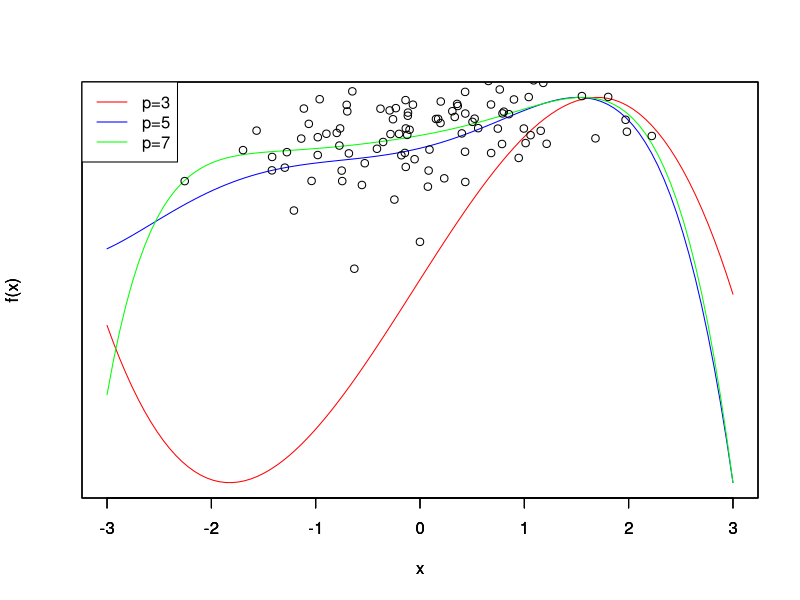
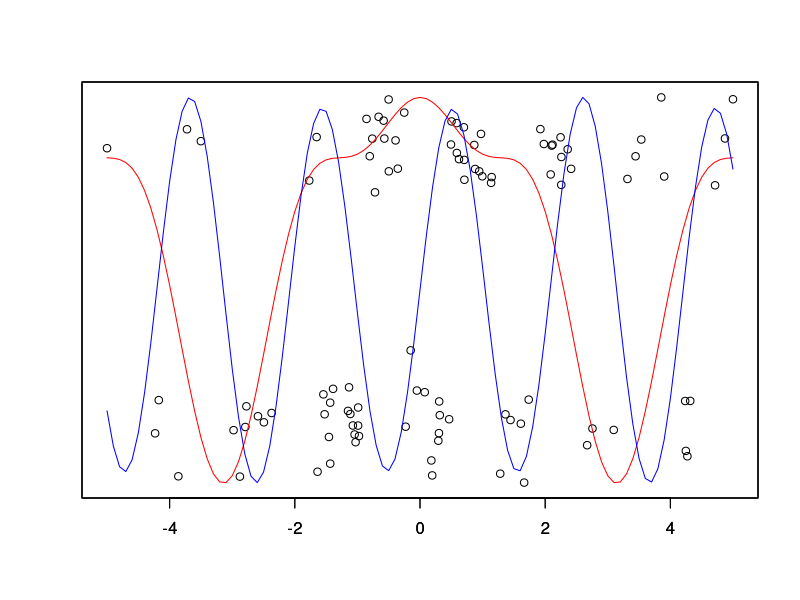
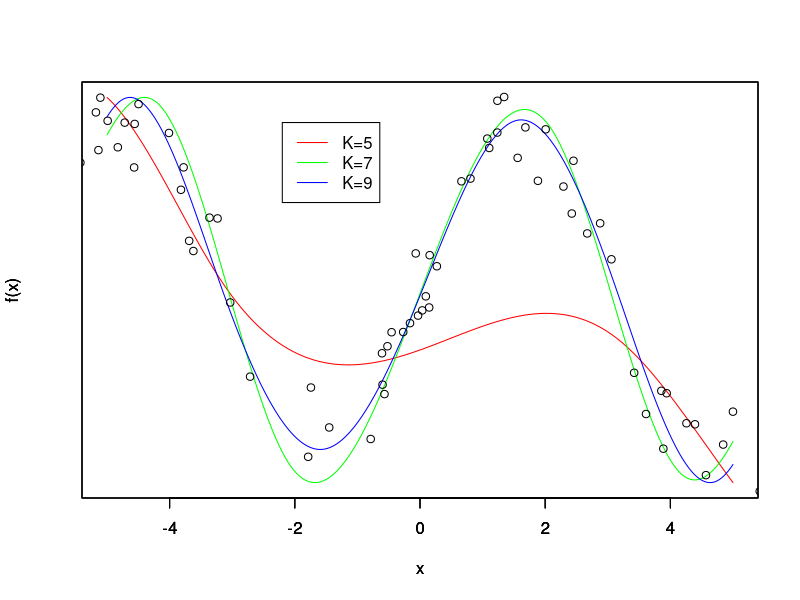
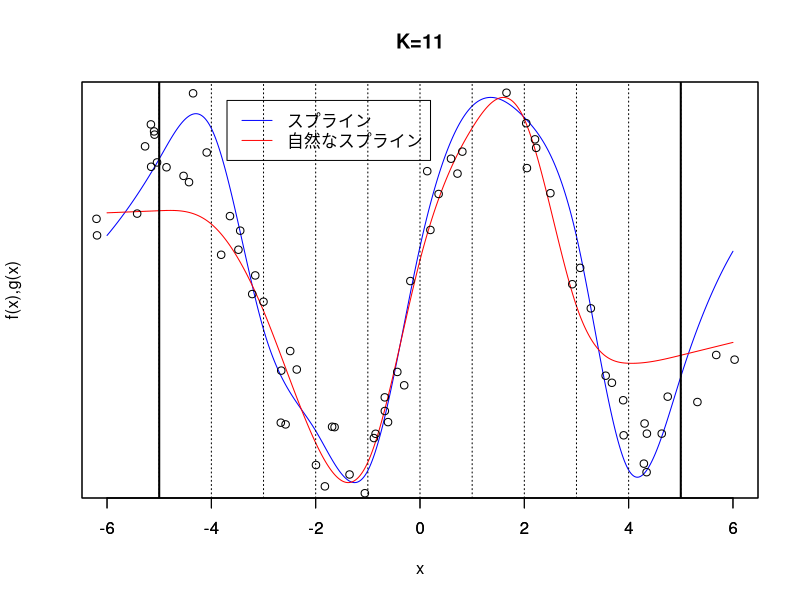
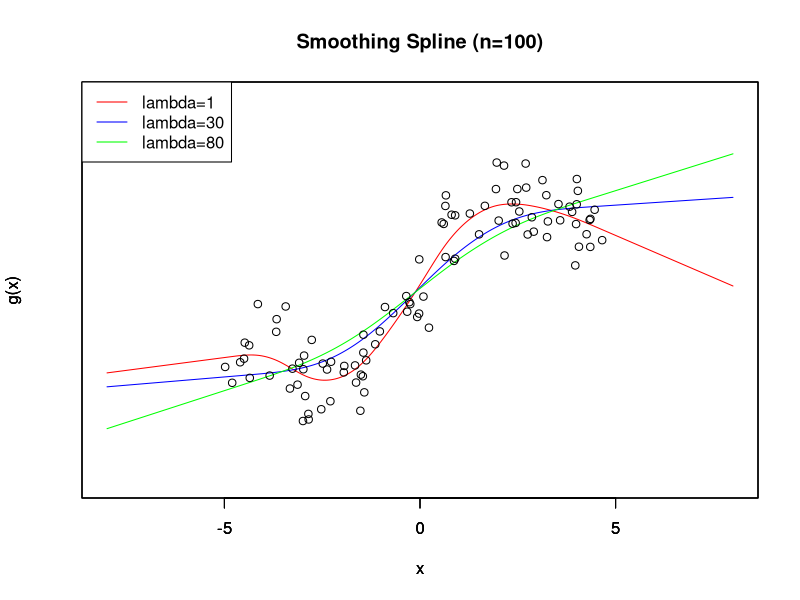

The R script that drew these images, in order: (Note: this script raises an error after producing the figures.)
### Statistical Learning with Math and R, Springer ###

# Chapter 7 NonLinear Regression

## 7.1 Polynomial Regression

n=100; x=rnorm(n); y=sin(x)+rnorm(n)　　　　　　　　　　　## data generation
m=3;p.set=c(3,5,7); col.set=c("red","blue","green")
g=function(beta,u){S=beta[1]; for(j in 1:p)S=S+beta[j+1]*u^j; return(S)}
for(i in 1:m){
  p=p.set[i]; X=rep(1,n);for(j in 1:p)X=cbind(X,x^j)
  beta=drop(solve(t(X)%*%X)%*%t(X)%*%y); f=function(u)g(beta,u)
  curve(f(x),-3,3, col=col.set[i],yaxt="n"); par(new=TRUE)
}
legend("topleft",lty=1,paste0("p=",p.set),col=col.set); points(x,y)

## Data Generation Closed to Even Function
n=100; x=rnorm(n)*pi; y=ceiling(x)%%2*2-1+rnorm(n)*0.2
plot(x,y,xaxt="n",yaxt="n",ann=FALSE, main="Follow Random Numbers via sin and cos")

## The function f below chooses 1, cos x, cos 2x, cos 3x as the basis
X=cbind(1,cos(x),cos(2*x),cos(3*x)); beta=solve(t(X)%*%X)%*%t(X)%*%y
f=function(x)beta[1]+beta[2]*cos(x)+beta[3]*cos(2*x)+beta[4]*cos(3*x)
par(new=TRUE); 
curve(f(x),-5,5, col="red",yaxt="n",ann=FALSE)

## The function g below chooses 1, sin x, sin 2x, sin 3x as the basis
X=cbind(1,sin(x),sin(2*x),sin(3*x)); beta=solve(t(X)%*%X)%*%t(X)%*%y
g=function(x)beta[1]+beta[2]*sin(x)+beta[3]*sin(2*x)+beta[4]*sin(3*x)
par(new=TRUE); 
curve(g(x),-5,5,col="blue",yaxt="n",ann=FALSE)

## 7.2 Spline Regression

n=100; x=rnorm(n)*2*pi; y=sin(x)+0.2*rnorm(n) ## Data Generation via Random Numbers
col.set=c("red","green","blue"); K.set=c(5,7,9) ## Knots
for(k in 1:3){
  K=K.set[k]; knots=seq(-2*pi,2*pi,length=K)
  X=matrix(nrow=n,ncol=K+4)
  for(i in 1:n){
    X[i,1]= 1; X[i,2]= x[i]; X[i,3]= x[i]^2; X[i,4]= x[i]^3
    for(j in 1:K)X[i,j+4]=max((x[i]-knots[j])^3,0)
  }
  beta=solve(t(X)%*%X)%*%t(X)%*%y ## beta estimation
  f=function(x){S=beta[1]+beta[2]*x+beta[3]*x^2+beta[4]*x^3;
    for(j in 1:K)S=S+beta[j+4]*max((x-knots[j])^3,0)
    return(S)
  }　　　　　　　　　　　　　　　　　　　　　## obtaining Function f
  u.seq=seq(-5,5,0.02); v.seq=NULL; for(u in u.seq)v.seq=c(v.seq,f(u))
  plot(u.seq,v.seq,type="l",col=col.set[k], yaxt="n", xlab="x", ylab="f(x)")
  par(new=TRUE)
}
legend(-2.2,1,paste0("K=",K.set), lty=1, col=col.set); 
points(x,y)

## 7.3 Regression to Natural Spline Curves 

d=function(j,x,knots){
  K=length(knots);
  (max((x-knots[j])^3,0)-max((x-knots[K])^3,0))/(knots[K]-knots[j])
}
h=function(j,x,knots){
  K=length(knots);
  if(j==1) return(1) 
  else if(j==2)return(x) 
  else return(d(j-2,x,knots)-d(K-1,x,knots))
}
n=100; x=rnorm(n)*2*pi; y=sin(x)+0.2*rnorm(n); ## Data Generation
K=11; knots=seq(-5,5,length=K); X=matrix(nrow=n,ncol=K+4)
for(i in 1:n){
  X[i,1]= 1; X[i,2]= x[i]; X[i,3]= x[i]^2; X[i,4]= x[i]^3
  for(j in 1:K)X[i,j+4]=max((x[i]-knots[j])^3,0)
}
beta=solve(t(X)%*%X)%*%t(X)%*%y
f=function(x){ ## Spline Function
  S=beta[1]+beta[2]*x+beta[3]*x^2+beta[4]*x^3;
  for(j in 1:K)S=S+beta[j+4]*max((x-knots[j])^3,0)
  return(S)
}
X=matrix(nrow=n,ncol=K); X[,1]=1; for(j in 2:K)for(i in 1:n)X[i,j]=h(j,x[i],knots)
gamma=solve(t(X)%*%X)%*%t(X)%*%y
g=function(x){　　　　　　　　　　　　　　　## Natural Spline Function
  S=gamma[1]; for(j in 2:K)S=S+gamma[j]*h(j,x,knots); return(S)
}
u.seq=seq(-6,6,0.02); ## Draw the Functions as a Graph
v.seq=NULL; for(u in u.seq)v.seq=c(v.seq,f(u))
plot(u.seq,v.seq,type="l",col="blue", yaxt="n", xlab="x",ylab="f(x),g(x)"); par(new=TRUE);
w.seq=NULL; for(u in u.seq)w.seq=c(w.seq,g(u))
plot(u.seq,w.seq,type="l",col="red", yaxt="n", xlab="",ylab=""); par(new=TRUE)
legend(-3.7,1.1,c("スプライン","自然なスプライン"), lty=1, col=c("blue","red"))
points(x,y); abline(v=knots,lty=3); abline(v=c(-5,5),lwd=2); title("K=11")

## 7.4 Smoothing Spline

G=function(x){ ## The values of x is assumed to be in the ascending ordere
  n=length(x); g=matrix(0, nrow=n,ncol=n)
  for(i in 3:n)for(j in i:n){
    g[i,j]=12*(x[n]-x[n-1])*(x[n-1]-x[j-2])*(x[n-1]-x[i-2])/(x[n]-x[i-2])/(x[n]-x[j-2])+
      (12*x[n-1]+6*x[j-2]-18*x[i-2])*(x[n-1]-x[j-2])^2/(x[n]-x[i-2])/(x[n]-x[j-2])
    g[j,i]=g[i,j]
  }
  return(g)
}
n=100; x=runif(n,-5,5); y=x+sin(x)*2+rnorm(n) ## Data Generation
index=order(x); x=x[index];y=y[index]
X=matrix(nrow=n,ncol=n); X[,1]=1
for(j in 2:n)for(i in 1:n)X[i,j]=h(j,x[i],x) ## Generation of Matrix X
GG=G(x); ## Generation of Matrix G
lambda.set=c(1,30,80); col.set=c("red","blue","green")
for(i in 1:3){
  lambda=lambda.set[i]
  gamma=solve(t(X)%*%X+lambda*GG)%*%t(X)%*%y
  g=function(u){S=gamma[1]; for(j in 2:n)S=S+gamma[j]*h(j,u,x); return(S)}
  u.seq=seq(-8,8,0.02); v.seq=NULL; for(u in u.seq)v.seq=c(v.seq,g(u))
  plot(u.seq,v.seq,type="l",yaxt="n", xlab="x",ylab="g(x)",ylim=c(-8,8), col=col.set[i])
  par(new=TRUE)
}
points(x,y); legend("topleft", paste0("lambda=",lambda.set), col=col.set, lty=1)
title("Smoothing Spline (n=100)")

cv.ss.fast=function(X,y,lambda, G, k){
  n=length(y); m=n/k;
  H=X%*%solve(t(X)%*%X+lambda*G)%*%t(X); df=sum(diag(H))
  I=diag(rep(1,n)); e=(I-H)%*%y; I=diag(rep(1,m))
  S=0
  for(j in 1:k){
    test=((j-1)*m+1):(j*m);
    S=S+norm(solve(I-H[test,test])%*%e[test],"2")^2
  }
  return(list(score=S/n,df=df))
}
## Data Generation
n=100; x=runif(n,-5,5); y=x-0.02*sin(x)-0.1*rnorm(n)
index=order(x); x=x[index];y=y[index]
X=matrix(nrow=n,ncol=n); X[,1]=1; for(j in 2:n)for(i in 1:n)X[i,j]=h(j,x[i], x)
GG=G(x)
## Plot the Efficient Degree and Prediction Error for each lambda
u=seq(1,50); v=NULL; w=NULL
for(lambda in u){
  result=cv.ss.fast(X,y,lambda,GG,n); v=c(v,result$df); w=c(w,result$score)
}
plot(v,w,type="l",col="red",xlab="Efficient Degree",ylab="Prediction Error via CV")
title("The efficient degree and Predition Error via CV")

## 7.5 Local Regression

n=250; x=2*rnorm(n); y=sin(2*pi*x)+rnorm(n)/4 ## Data Generation
D=function(t) max(0.75*(1-t^2),0) ## Function Definition D
K=function(x,y,lambda) D(abs(x-y)/lambda) ## Function Definition K
f=function(z,lambda){ ## Function Definition f
  S=0; T=0;
  for(i in 1:n){S=S+K(x[i],z,lambda)*y[i]; T=T+K(x[i],z,lambda)}
  return(S/T)
}
plot(seq(-3,3,length=10),seq(-2,3,length=10),type="n",xlab="x", ylab="y"); points(x,y)
xx=seq(-3,3,0.1)
yy=NULL;for(zz in xx)yy=c(yy,f(zz,0.05)); lines(xx,yy,col="green")
yy=NULL;for(zz in xx)yy=c(yy,f(zz,0.25)); lines(xx,yy,col="blue")
## The curves for lambda=0.05, 0.25 have been drawn
m=n/10
lambda.seq=seq(0.05,1,0.01); SS.min=Inf
for(lambda in lambda.seq){
  SS=0
  for(k in 1:10){
    test=((k-1)*m+1):(k*m); train=setdiff(1:n,test)
      for(j in test){u=0; v=0;
        for(i in train){
          kk=K(x[i],x[j],lambda); u=u+kk*y[i]; v=v+kk
        }
        if(v==0){
          d.min=Inf;
          for(i in train){d=abs(x[j]-x[i]); if(d<d.min){d.min=d; index=i}};
          z=y[index]
        }
        else z=u/v
        SS=SS+(y[j]-z)^2
      }
  }
  if(SS<SS.min){SS.min=SS;lambda.best=lambda}
}
## The optimum lambda has been computed
yy=NULL;for(zz in xx)yy=c(yy,f(zz,lambda.best)); lines(xx,yy,col="red")
title("Nadaraya-Watson Estimator")
legend("topleft",legend=paste0("lambda=",c(0.05, 0.25, "lambda.best")),
      lwd=1,col=c("green","blue","red"))
local=function(x,y,z=x){
  X=cbind(rep(1,n),x); yy=NULL; beta.hat=array(dim=2)
  for(u in z){
    w=array(dim=n); for(i in 1:n)w[i]=K(x[i],u,lambda=1); W=diag(w)
    beta.hat= solve(t(X)%*%W%*%X)%*%t(X)%*%W%*%y; yy=c(yy,beta.hat[1]+beta.hat[2]*u)
  }
  return(yy)
}
n=30; x=runif(n)*2*pi-pi; 
y=sin(x)+rnorm(n); 
plot(x,y) ## Data Generaion
m=200; U=seq(-pi,pi,pi/m); V=local(x,y,U)
lines(U,V,col="red",type="l"); 
title("Local Linear Regression (p=1, N=30)")

## 7.6 Generalized Additive Model

poly=function(x,y,z=x){
  n=length(x);m=length(z); X=cbind(rep(1,n),x,x^2,x^3); yy=array(dim=n);
  beta.hat=array(dim=4); beta.hat= solve(t(X)%*%X)%*%t(X)%*%y;
  X=cbind(rep(1,m),z,z^2,z^3); yy= X%*% beta.hat
  return(yy)
}
## The same function local is used as in the previous section.
n=30; x=runif(n)*2*pi-pi; y=sin(x)+rnorm(n); plot(x,y) ## Data Generation
y.1=0; y.2=0; for(k in 1:10){y.1=poly(x,y-y.2); y.2= local(x,y-y.1)}
z=seq(-2,2,0.1); par(mfrow=c(1,2))
plot(z,poly(x,y.1,z),type="l", xlab="x", ylab="f(x)", main="Polynomial Regression （Order 3）", col="green")
plot(z,local(x,y.2,z),type="l", xlab="x", ylab="f(x)", main="Local Linear Regression",col="green")